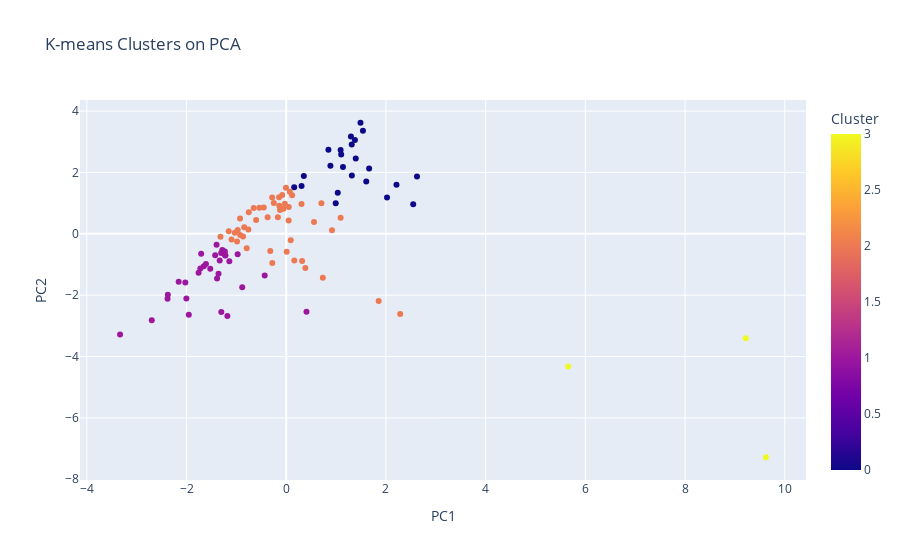

The code cell stored with this chart in its notebook:
### Markdown cell above
Base on the silhouette score k=4 is much better than k=3 while k=5 and k=6 is not so different from k=4 so it is indeed that k=4 would be optimal for clustering.

### Code cell
k = 4
kmeans = KMeans(n_clusters=k, random_state=42)
df_pca['Cluster'] = kmeans.fit_predict(df_pca[['PC1', 'PC2']])

# 3. Visualize clusters
fig = px.scatter(df_pca, x='PC1', y='PC2', color='Cluster', 
                 hover_data=['Country Code'] if 'Country Code' in df_pca.columns else None,
                 title='K-means Clusters on PCA')
fig.show()

### Figure 1 — Plotly figure (JSON) as saved in the notebook; plotly's stock layout.template omitted (floating-point values rounded to 4 significant figures)
{"data": [{"customdata": [["AFG"], ["AGO"], ["ARE"], ["ARG"], ["ARM"], ["ATG"], ["AUS"], ["AUT"], ["BEL"], ["BEN"], ["BGD"], ["BGR"], ["BHR"], ["BIH"], ["BLR"], ["BOL"], ["BRA"], ["BTN"], ["BWA"], ["CAF"], ["CAN"], ["CHE"], ["CHL"], ["CHN"], ["CMR"], ["COG"], ["CRI"], ["CYP"], ["CZE"], ["DEU"], ["DNK"], ["DOM"], ["EGY"], ["ESP"], ["EST"], ["FIN"], ["FJI"], ["GAB"], ["GBR"], ["GEO"], ["GHA"], ["GIN"], ["GRC"], ["GRD"], ["GTM"], ["HKG"], ["HND"], ["HRV"], ["HUN"], ["IDN"], ["IND"], ["IRL"], ["IRN"], ["IRQ"], ["ISL"], ["ISR"], ["ITA"], ["JAM"], ["JPN"], ["KAZ"], ["KGZ"], ["KOR"], ["KWT"], ["LKA"], ["LTU"], ["LUX"], ["LVA"], ["MDA"], ["MEX"], ["MKD"], ["MLT"], ["MNE"], ["MUS"], ["MYS"], ["NAM"], ["NGA"], ["NIC"], ["NLD"], ["NOR"], ["OMN"], ["PER"], ["PHL"], ["POL"], ["PRT"], ["PRY"], ["ROU"], ["RUS"], ["RWA"], ["SAU"], ["SLV"], ["SRB"], ["SVN"], ["SWE"], ["TGO"], ["THA"], ["TJK"], ["TTO"], ["TUR"], ["UKR"], ["URY"], ["USA"], ["UZB"], ["VNM"], ["ZAF"]], "hovertemplate": "PC1=%{x}<br>PC2=%{y}<br>Country Code=%{customdata[0]}<br>Cluster=%{marker.color}<extra></extra>", "legendgroup": "", "marker": {"color": [1, 1, 0, 2, 1, 2, 0, 0, 0, 1, 1, 2, 2, 2, 1, 1, 3, 2, 2, 1, 0, 0, 2, 3, 1, 1, 2, 2, 0, 0, 0, 2, 1, 0, 0, 0, 2, 1, 0, 2, 1, 1, 2, 2, 1, 0, 1, 2, 2, 2, 2, 0, 1, 1, 0, 2, 2, 2, 0, 2, 1, 0, 2, 1, 0, 0, 2, 1, 2, 2, 2, 2, 2, 2, 1, 1, 1, 0, 0, 2, 2, 2, 2, 2, 2, 2, 1, 1, 2, 1, 2, 2, 0, 1, 2, 1, 2, 2, 1, 2, 3, 1, 2, 2], "coloraxis": "coloraxis", "symbol": "circle"}, "mode": "markers", "name": "", "orientation": "v", "showlegend": false, "type": "scatter", "x": [-2.698, -2.003, 1.605, -0.2799, -1.305, -0.5391, 1.394, 0.8865, 1.316, -1.654, -1.387, -0.3736, -0.02796, -0.987, -1.358, -1.524, 5.656, -1.153, -0.7511, -3.334, 1.662, 1.538, 0.04916, 9.622, -2.381, -2.024, -0.4507, -0.143, 0.3069, 2.211, 1.314, -0.8662, -0.4323, 0.9924, 0.3524, 1.09, -1.319, -1.426, 2.022, -0.7589, -1.141, -2.375, 0.05088, -0.9262, -0.9747, 1.138, -1.225, -0.2496, -0.125, 0.734, 2.286, 1.378, -1.181, -1.302, 0.8463, 0.3064, 0.7054, -1.032, 2.547, -0.7933, -1.61, 1.034, -0.05647, -1.335, 0.1594, 1.489, 0.07146, -1.282, 1.854, -0.6047, -0.005659, -0.8426, -0.6525, 0.5574, -1.398, -1.954, -1.723, 2.623, 1.298, -0.1396, -0.3203, 0.1616, 1.091, 0.1178, -1.097, -0.1679, 0.4059, -1.706, 0.9176, -1.231, -0.9256, -0.08056, 1.102, -2.158, 0.08998, -1.758, -0.9741, 0.3836, -0.8827, -0.2822, 9.217, -1.22, 0.008788, 0.3185], "xaxis": "x", "y": [-2.817, -2.105, 1.705, -0.9522, -0.6275, 0.853, 2.458, 2.219, 1.9, -1.061, -1.454, 0.5417, 0.981, -0.2485, -1.304, -1.137, -4.327, 0.08346, 0.7064, -3.281, 2.132, 3.361, 0.4374, -7.284, -2.12, -1.586, 0.8536, 1.195, 1.56, 1.599, 2.912, -0.09175, -1.363, 0.9997, 1.888, 2.733, -0.0978, -0.7005, 1.187, 0.143, -0.8978, -1.986, 0.8707, 0.5026, -0.6632, 2.175, -0.7066, 1.002, 0.7733, -1.429, -2.611, 3.057, -2.68, -2.546, 2.74, 0.9704, 0.9951, 0.0303, 0.9642, -0.4686, -0.9877, 1.337, 0.8206, -0.8696, 1.52, 3.62, 1.375, -0.5283, -2.191, 0.4526, 1.5, 0.2119, 0.8445, 0.3821, -0.3545, -2.642, -1.13, 1.871, 3.175, 0.9114, -0.5598, -0.8664, 0.5216, 1.253, -0.1856, 0.5431, -2.543, -0.6512, 0.1171, -0.5737, -0.03693, 1.265, 2.585, -1.566, -0.2139, -1.27, 0.1273, -1.111, -1.746, 1.183, -3.403, -0.6998, -0.582, -0.8875], "yaxis": "y"}], "layout": {"coloraxis": {"colorbar": {"title": {"text": "Cluster"}}, "colorscale": [[0, "#0d0887"], [0.1111, "#46039f"], [0.2222, "#7201a8"], [0.3333, "#9c179e"], [0.4444, "#bd3786"], [0.5556, "#d8576b"], [0.6667, "#ed7953"], [0.7778, "#fb9f3a"], [0.8889, "#fdca26"], [1, "#f0f921"]]}, "legend": {"tracegroupgap": 0}, "title": {"text": "K-means Clusters on PCA"}, "xaxis": {"anchor": "y", "domain": [0, 1], "title": {"text": "PC1"}}, "yaxis": {"anchor": "x", "domain": [0, 1], "title": {"text": "PC2"}}}}
